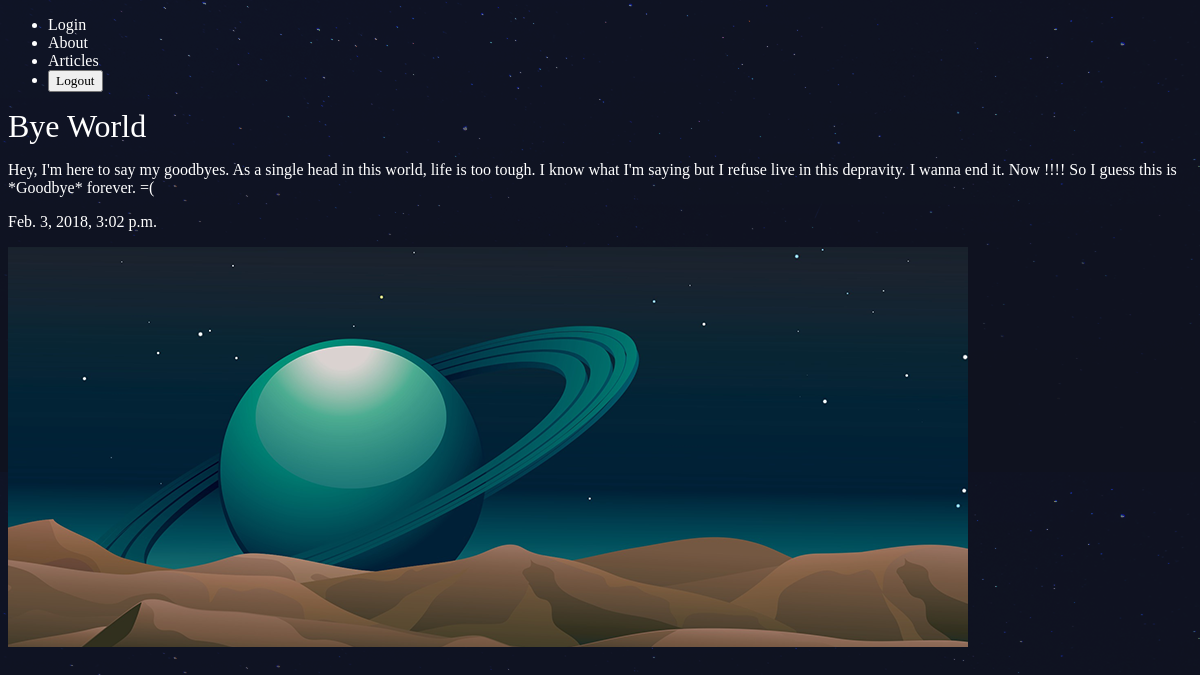
Before: /articles/bye-world/ with the older database file.
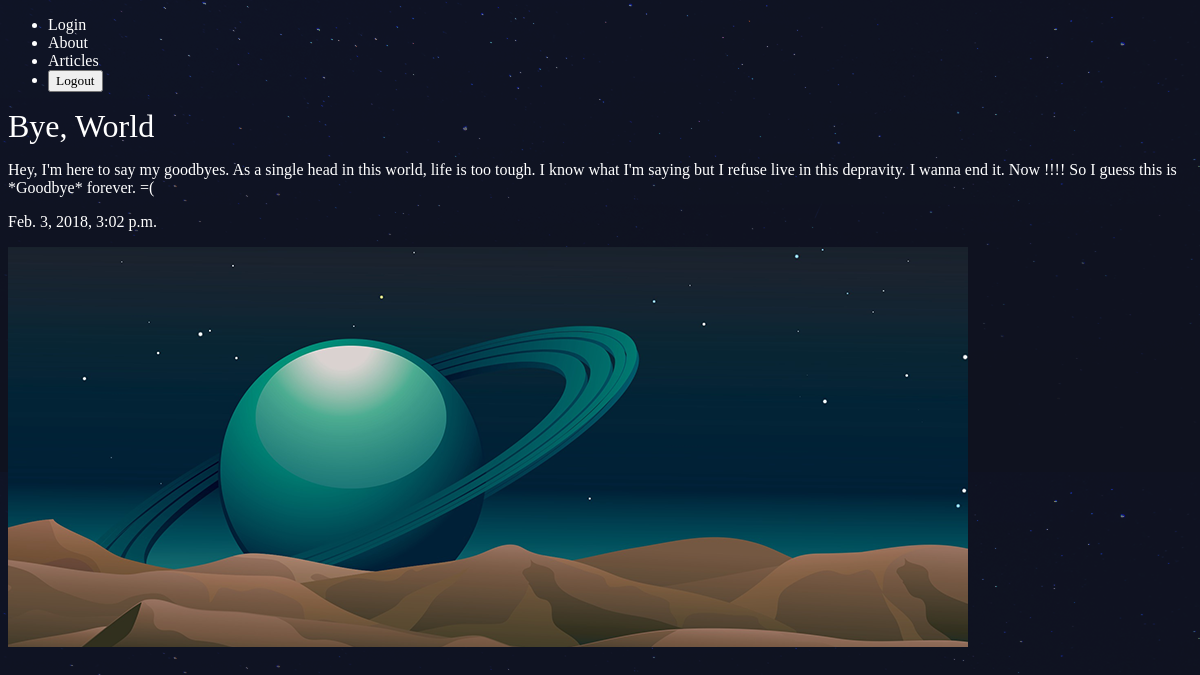
After: the same page with the newer database file.
### articles/models.py (models this page shows, shortened)
class Article(models.Model):  # Inheriting basic functionaliites
    title = models.CharField(max_length=100)
    slug = models.SlugField()
    body = models.TextField()
    date = models.DateTimeField(auto_now_add=True)
    thumbnail = models.ImageField(default='default.png',blank=True)
    author = models.CharField(max_length=100, default='Me')

### articles/views.py (the view)
# urls.py: re_path(r'^(?P<slug>[\w-]+)/$',views.article_details,name='details'),
def article_details(request,slug):
	article = Article.objects.get(slug=slug)
	context = {
		"article" : article
	}
	return render(request,'articles/article_details.html',context)

### articles/templates/articles/article_details.html (shortened to what this page needs)
{% extends 'layout.html' %}
{% block content %}
<div class="article_details">
	<div class="article">
	<h1> {{article.title}} </h1>
	<p>{{ article.body }} </p>
	<p>{{ article.date }} </p>
	<img src="{{ article.thumbnail.url }}">
</div>
</div>
{% endblock %}

### templates/layout.html (shortened to what this page needs)
{% load static from staticfiles %}
<!DOCTYPE html>
<html>
<head>
	<link rel="stylesheet" type="text/css" href="{% static 'styles.css' %}">
</head>
<header class="wrapper">
	<nav>
		<ul>
			<li><a href="/admin">Login</a></li>
			<li><a href="/about">About</a></li>
			<li><a href="/articles">Articles</a></li>
			<li>
				<form class="logout-link" action="{% url 'accounts:signout' %}" method="post">
					<button type="submit">Logout</button>
				</form>
			</li>
		</ul>
	</nav>
</header>
<body>
	<div class="wrapper">
		{% block content %}
		{% endblock %}
	</div>
</body>
</html>

### assets/styles.css (style rules this page uses)
body { background-color: #0f121f; background-image: url(stars.png); background-repeat-y: no-repeat; color: #fff; }
body * { font-family: Ubuntu; }
h1, h2, h3, h4, h5 { font-weight: normal; margin: 0; }
a, a:hover, a:visited { color: #fff; text-decoration: none; }

Changed rows visible on the page:
changed Article: title "Bye World" → "Bye, World"
